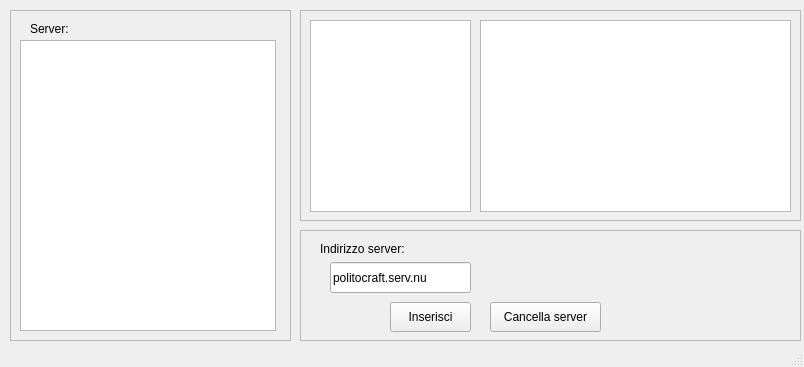
<?xml version="1.0" encoding="UTF-8"?>
<ui version="4.0">
 <class>MainWindow</class>
 <widget class="QMainWindow" name="MainWindow">
  <property name="geometry">
   <rect>
    <x>0</x>
    <y>0</y>
    <width>804</width>
    <height>367</height>
   </rect>
  </property>
  <property name="windowTitle">
   <string>Mcservstat</string>
  </property>
  <widget class="QWidget" name="centralwidget">
   <widget class="QFrame" name="frame">
    <property name="geometry">
     <rect>
      <x>10</x>
      <y>10</y>
      <width>281</width>
      <height>331</height>
     </rect>
    </property>
    <property name="frameShape">
     <enum>QFrame::StyledPanel</enum>
    </property>
    <property name="frameShadow">
     <enum>QFrame::Raised</enum>
    </property>
    <widget class="QListWidget" name="serverList">
     <property name="geometry">
      <rect>
       <x>10</x>
       <y>30</y>
       <width>256</width>
       <height>291</height>
      </rect>
     </property>
    </widget>
    <widget class="QLabel" name="label">
     <property name="geometry">
      <rect>
       <x>20</x>
       <y>10</y>
       <width>58</width>
       <height>18</height>
      </rect>
     </property>
     <property name="text">
      <string>Server:</string>
     </property>
    </widget>
   </widget>
   <widget class="QFrame" name="frame_2">
    <property name="geometry">
     <rect>
      <x>300</x>
      <y>10</y>
      <width>501</width>
      <height>211</height>
     </rect>
    </property>
    <property name="frameShape">
     <enum>QFrame::StyledPanel</enum>
    </property>
    <property name="frameShadow">
     <enum>QFrame::Raised</enum>
    </property>
    <widget class="QTextBrowser" name="textBrowser_2">
     <property name="geometry">
      <rect>
       <x>180</x>
       <y>10</y>
       <width>311</width>
       <height>192</height>
      </rect>
     </property>
    </widget>
    <widget class="QTextBrowser" name="textBrowser">
     <property name="geometry">
      <rect>
       <x>10</x>
       <y>10</y>
       <width>161</width>
       <height>192</height>
      </rect>
     </property>
    </widget>
   </widget>
   <widget class="QFrame" name="frame_3">
    <property name="geometry">
     <rect>
      <x>300</x>
      <y>230</y>
      <width>501</width>
      <height>111</height>
     </rect>
    </property>
    <property name="frameShape">
     <enum>QFrame::StyledPanel</enum>
    </property>
    <property name="frameShadow">
     <enum>QFrame::Raised</enum>
    </property>
    <widget class="QLabel" name="label_2">
     <property name="geometry">
      <rect>
       <x>20</x>
       <y>10</y>
       <width>101</width>
       <height>18</height>
      </rect>
     </property>
     <property name="text">
      <string>Indirizzo server:</string>
     </property>
    </widget>
    <widget class="QLineEdit" name="serverInput">
     <property name="geometry">
      <rect>
       <x>30</x>
       <y>32</y>
       <width>141</width>
       <height>31</height>
      </rect>
     </property>
     <property name="text">
      <string>politocraft.serv.nu</string>
     </property>
    </widget>
    <widget class="QPushButton" name="addButton">
     <property name="geometry">
      <rect>
       <x>90</x>
       <y>72</y>
       <width>81</width>
       <height>30</height>
      </rect>
     </property>
     <property name="text">
      <string>Inserisci</string>
     </property>
    </widget>
    <widget class="QPushButton" name="cancButton">
     <property name="geometry">
      <rect>
       <x>190</x>
       <y>72</y>
       <width>111</width>
       <height>30</height>
      </rect>
     </property>
     <property name="text">
      <string>Cancella server</string>
     </property>
    </widget>
   </widget>
  </widget>
  <widget class="QStatusBar" name="statusbar"/>
 </widget>
 <resources/>
 <connections/>
</ui>
